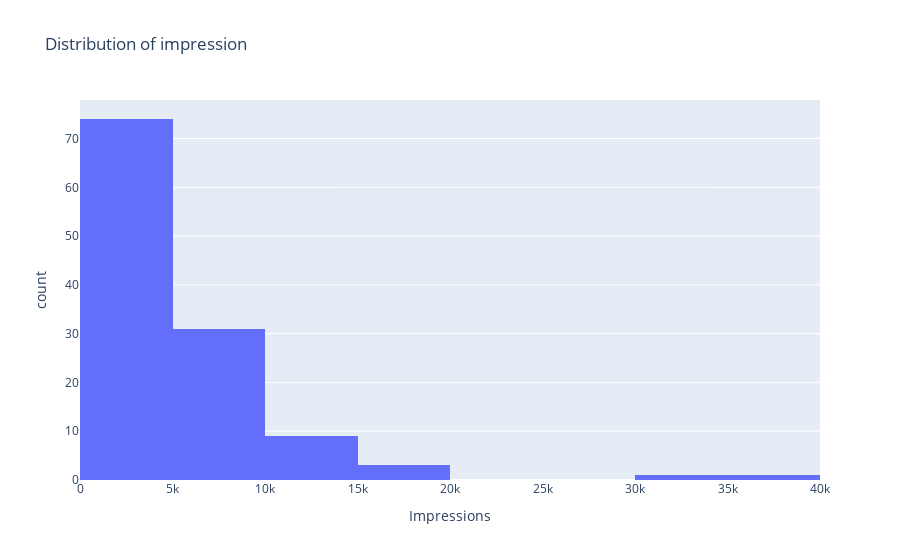

The cell this chart's notebook holds for it:
### Code cell
fig1 = px.histogram(df, x='Impressions', nbins=10, title = 'Distribution of impression')

fig1.show()

### Figure 1 — Plotly figure (JSON) as saved in the notebook; plotly's stock layout.template omitted (floating-point values rounded to 4 significant figures)
{"data": [{"alignmentgroup": "True", "bingroup": "x", "hovertemplate": "Impressions=%{x}<br>count=%{y}<extra></extra>", "legendgroup": "", "marker": {"color": "#636efa", "pattern": {"shape": ""}}, "name": "", "nbinsx": 10, "offsetgroup": "", "orientation": "v", "showlegend": false, "type": "histogram", "x": [3920, 5394, 4021, 4528, 2518, 3884, 2621, 3541, 3749, 4115, 2218, 3234, 4344, 3216, 9453, 5055, 4002, 3169, 6168, 2407, 2064, 3973, 7281, 3052, 4628, 4082, 5394, 2766, 3924, 3015, 6666, 3854, 4355, 4343, 6108, 2523, 2327, 3990, 2191, 1941, 16062, 4998, 4289, 3880, 3786, 4298, 3630, 2826, 7407, 10386, 2998, 7018, 2941, 6432, 10667, 3988, 4978, 3388, 4467, 3246, 5072, 6339, 4239, 3454, 7571, 3333, 3818, 10933, 5058, 3601, 3480, 3525, 3606, 5542, 6559, 3623, 10493, 4446, 2957, 5538, 4681, 5273, 5055, 4002, 3169, 6168, 2407, 3630, 2826, 7407, 10386, 2998, 3052, 4628, 4082, 5394, 2766, 3924, 3015, 5409, 5323, 8001, 4150, 4609, 6348, 11068, 7231, 17396, 6814, 17713, 5563, 4842, 11149, 10206, 13700, 5731, 4139, 32695, 36919], "xaxis": "x", "yaxis": "y"}], "layout": {"barmode": "relative", "legend": {"tracegroupgap": 0}, "title": {"text": "Distribution of impression"}, "xaxis": {"anchor": "y", "domain": [0, 1], "title": {"text": "Impressions"}}, "yaxis": {"anchor": "x", "domain": [0, 1], "title": {"text": "count"}}}}
